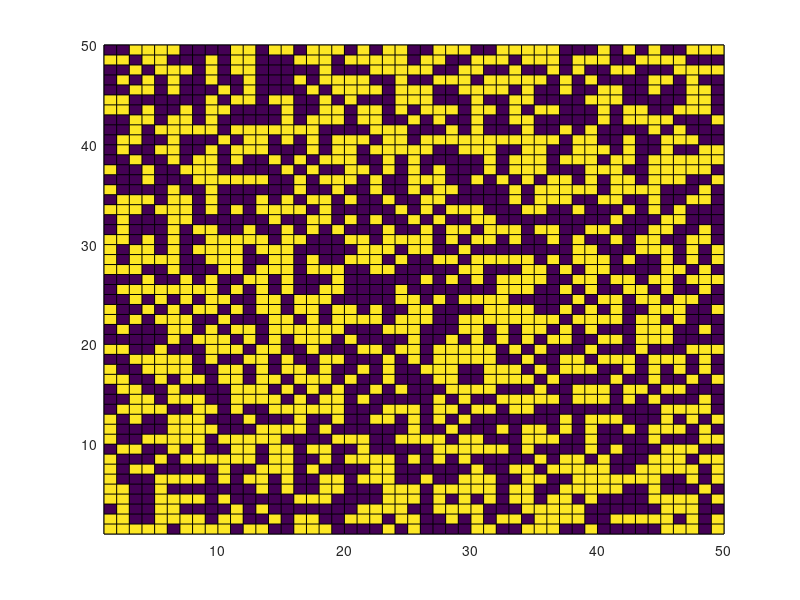

The MATLAB source for this figure: (Note: this script raises an error after producing the figure.)
%Script for running the CODA model on a von Neumann neighbourhood extende
%to include the presence of contrarians in the population (agents who are
%influeced opposite to what they observe).
clear all

para = struct('N',50,'alpha',0.55,'beta',0.55,'c',1);
maxtime = 5000000;

%Setting up initial matrices for opinion and action

lattice_opinion = zeros([para.N para.N]);
lattice_op_log = zeros([para.N para.N]);
lattice_action = zeros([para.N para.N]);
lattice_contra = ones([para.N para.N]);


%Assigning a proportion of the population, "c", as contrarians

numb_contr = floor(para.c*para.N*para.N);
x = para.N*para.N;
y = numb_contr;
out = randperm(x,y);

lattice_contra(out(:)) = -1;

        



%Assigning initial random moderate opinion values
tic
for i=1:para.N
    a = 0.4;
    b = 0.6;
    r = (b-a).*rand(para.N,1) + a;
    lattice_opinion(i,:)=r;
    
    
    
    for j=1:para.N
        lattice_op_log(i,j)=log(lattice_opinion(i,j)/(1-lattice_opinion(i,j)));
        
        
            if lattice_op_log(i,j)<0
            lattice_action(i,j)=0;
            
            else
            lattice_action(i,j)=1;
            end
        
        
            if lattice_op_log(i,j)<0
            lattice_action(i,j)=1;
            
            else
            lattice_action(i,j)=0;
            end
        
    end
end






%Plotting the initial opinion map.

figure(1)
C = lattice_action;
s = pcolor(C);
s.EdgeColor = 'none';
colormap(gray(2))
axis ij
axis square

for i=2:maxtime

 %Picking which agent to update
    r_1 = randi(para.N*para.N);  
    
   
    
    %Picking their neighbour using von Neumann neighbourhood structure
    direction = randi(4);
    if direction == 1         
        
        %North
        if r_1 - para.N <= 0
            neighbour_act_obs =lattice_action(r_1);
        else
            neighbour_act_obs = lattice_action(r_1 - para.N);     
        end
        
        %East
    elseif direction == 2                                   
            
        if mod(r_1,10) == 0
           neighbour_act_obs = lattice_action(r_1);
        else
           neighbour_act_obs = lattice_action(r_1 + 1);
        end
        
        %South       
    elseif direction == 3        
             
        if r_1 + para.N > para.N*para.N
            neighbour_act_obs = lattice_action(r_1);
        else
            neighbour_act_obs = lattice_action(r_1 + para.N);
        end 
        
        %West       
    else
        if mod(r_1-1,10) == 0
            neighbour_act_obs =lattice_action(r_1);
        else
        neighbour_act_obs = lattice_action(r_1 - 1);  
        end
    end
    

        if lattice_contra == 1
            if neighbour_act_obs == 1
                lattice_op_log(r_1) = lattice_op_log(r_1) + log(para.alpha/(1-para.beta));
            elseif neighbour_act_obs == 0
                lattice_op_log(r_1) = lattice_op_log(r_1) - log(para.beta/(1-para.alpha));                                           
            end
        
        elseif lattice_contra == -1
            if neighbour_act_obs == 1
                lattice_op_log(r_1) = lattice_op_log(r_1) - log(para.alpha/(1-para.beta));
            elseif neighbour_act_obs == 0
                lattice_op_log(r_1) = lattice_op_log(r_1) + log(para.beta/(1-para.alpha));                                           
            end
        end
    
    
    if lattice_op_log(r_1) < 0
        lattice_action(r_1) = 0;
    else
        lattice_action(r_1) = 1; 
    end
    
    
% %Plotting the final action matrix as opinion map - also allowing it to show
% %model running in real time.
%     
% figure(2)
% C = lattice_action;
% s = pcolor(C);
% s.EdgeColor = 'none';
% colormap(gray(2))
% axis ij;
% axis square;
end

figure(2)
C = lattice_action;
s = pcolor(C);
s.EdgeColor = 'none';
colormap(gray(2))
axis ij
axis square
toc


nu = log(para.alpha/(1-para.alpha));

lat_op_dist = 1/nu .* lattice_op_log;

figure(3)
histogram(lat_op_dist(:),'numbins',15,'normalization','probability')